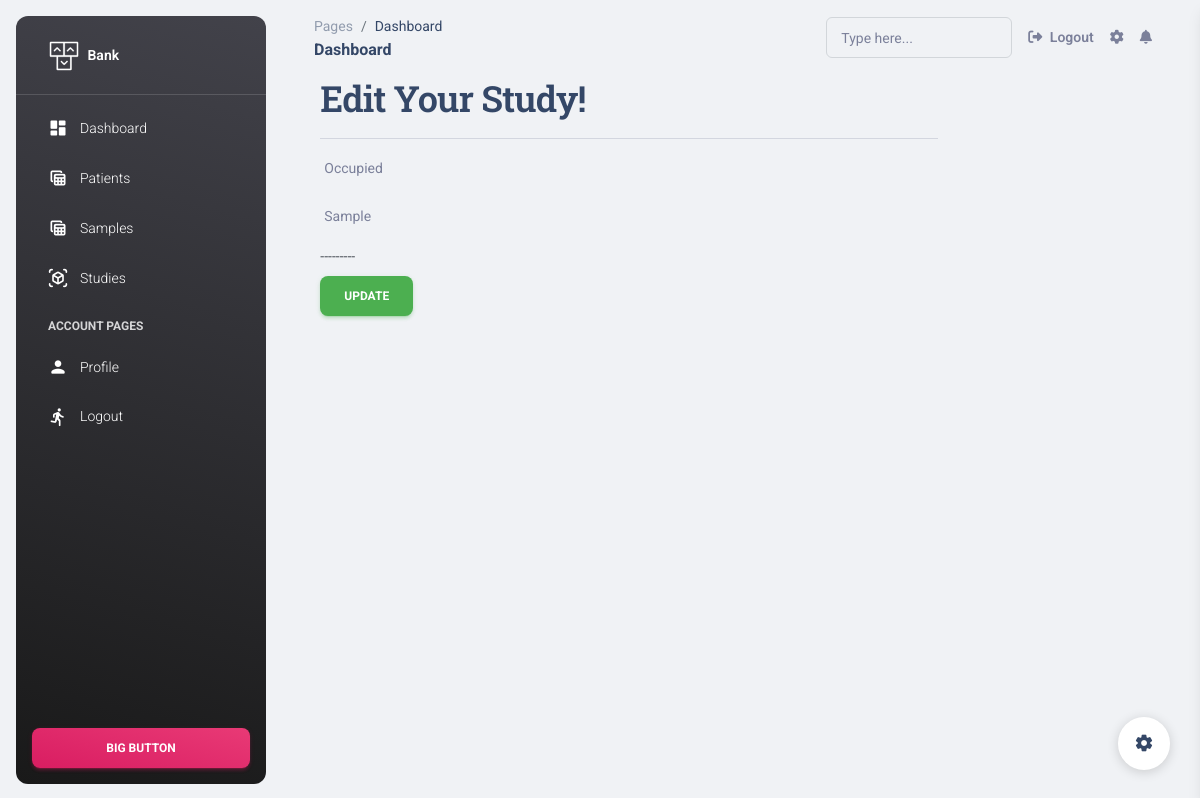
Page /6/edit_cube/ (signed in) on the earlier database version.
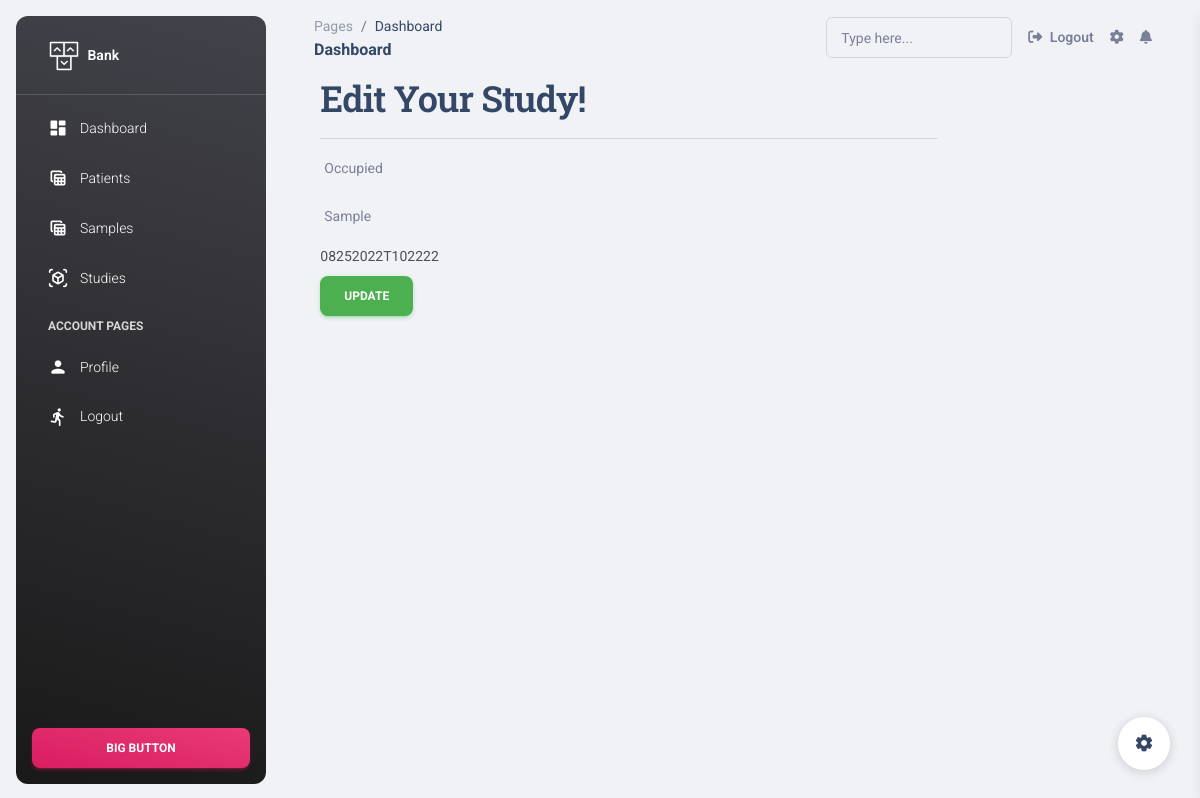
Same page on the later database version.
### apps/home/models.py (models this page shows, shortened)
class Cube(models.Model):
    id = models.AutoField(primary_key=True)
    box = models.ForeignKey(Box, on_delete=models.CASCADE)
    occupied = models.BooleanField(default=False)
    sample = models.ForeignKey(Sample, blank=True,null=True,on_delete=models.CASCADE)
    name = models.CharField(max_length=200, default="cube 1")

### apps/home/views.py (the view, shortened to what this page needs)
# urls.py: re_path(r'^(?P<cubeid>\d+)/edit_cube/$',views.UpdateCubeView.as_view(), name='edit_cube'),
class UpdateCubeView(LoginRequired, AuthorshipRequired, UpdateView):
    template_name = 'cubes/edit_cube.html'
    model = Cube
    pk_url_kwarg = 'cubeid'
    fields = ['occupied','sample']

### apps/context_processors.py (called while the page is built)
def cfg_assets_root(request):
    return { 'ASSETS_ROOT' : settings.ASSETS_ROOT }

### apps/home/mixins.py (called while the page is built)
    @method_decorator(login_required)
    def dispatch(self, *args, **kwargs):
        return super(LoginRequired, self).dispatch(*args, **kwargs)

    def dispatch(self, request, *args, **kwargs):
        obj = self.get_object()
        return super(AuthorshipRequired, self).dispatch(request, *args, **kwargs)

### apps/home/models.py (called while the page is built)
    def __str__(self) -> str:
        return self.name

### apps/templates/cubes/edit_cube.html (shortened to what this page needs)
{% extends 'layouts/base.html' %}
{% load widget_tweaks %}
{% block content %}
<div style="margin-left: 5%;" class="col-md-offset-2 col-md-8">
    <h2>Edit Your Study!</h2><hr>
    <form method="post">
        {% for field in form.visible_fields %}
            <div class="form-group">
                <label for="{{ field.id_for_label }}">{{ field.label }}</label>
                {{ field|add_class:'form-control' }}
            </div>
        {% endfor %}
        <div class="form-group">
            <button type="submit" class="btn btn-success">Update</button>
        </div>
    </form>
</div>
{% endblock %}

Differences in the rows shown:
changed Cube: occupied "☐" → "☑"; sample "---------" → "08252022T102222"
